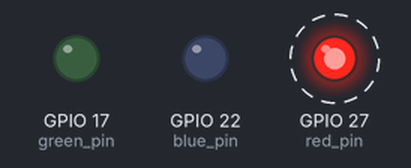
Recording of a program running on a simulated Raspberry Pi (BCM pin numbers). Shown: output pins drawn as LEDs (lit = HIGH). Dashed ring = blinking. What the program prints to the terminal is not drawn.

Above: at 0.2 s.
Timing chart, 0 to 3.0 s (numbered marks = the images above):
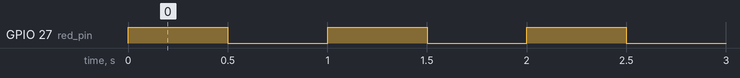

The program:

door_test.py
```python
# (licence header left out)
import RPi.GPIO as GPIO
import time

# global variables
# setup LED
red_pin = 27
green_pin = 17
blue_pin = 22

door_sensor_pin = 16

# Turns all LEDs off
def clear_led():
    GPIO.output(blue_pin, GPIO.LOW)
    GPIO.output(green_pin, GPIO.LOW)
    GPIO.output(red_pin, GPIO.LOW)

# Turns one LED on (True) or off (False
# on should be a boolean, as indicated in the line above
# color_pin should be one of the pins associated with the pin of the color
def control_led(on, color_pin):
    clear_led()
    if on:
        GPIO.output(color_pin, GPIO.HIGH)
    else:
        GPIO.output(color_pin, GPIO.LOW)

# Turns all LEDs off with a time break
def clear():
    time.sleep(0.5)
    clear_led()
    time.sleep(0.5)

# Returns True if the door sensor is open, and False if closed
def door_is_open():
    door_state = GPIO.input(door_sensor_pin)
    if door_state == GPIO.HIGH:
        print("Door is open!")
        return True
    print("Door is closed")
    return False

if __name__ == "__main__":
    # setup
    # set pin read mode to GPIO/BCM
    GPIO.setmode(GPIO.BCM)

    # all are always outputting data
    GPIO.setup(blue_pin, GPIO.OUT)
    GPIO.setup(red_pin, GPIO.OUT)
    GPIO.setup(green_pin, GPIO.OUT)

    # door sensor setup
    GPIO.setup(door_sensor_pin, GPIO.IN, pull_up_down=GPIO.PUD_UP)

    # start sequence
    while True:
        if door_is_open():
            control_led(True, red_pin)
        else:
            control_led(True, green_pin)
        clear()
```

Measured:
- by itself, GPIO 27 (red_pin): alternates HIGH for 0.50 s and LOW for 0.50 s
